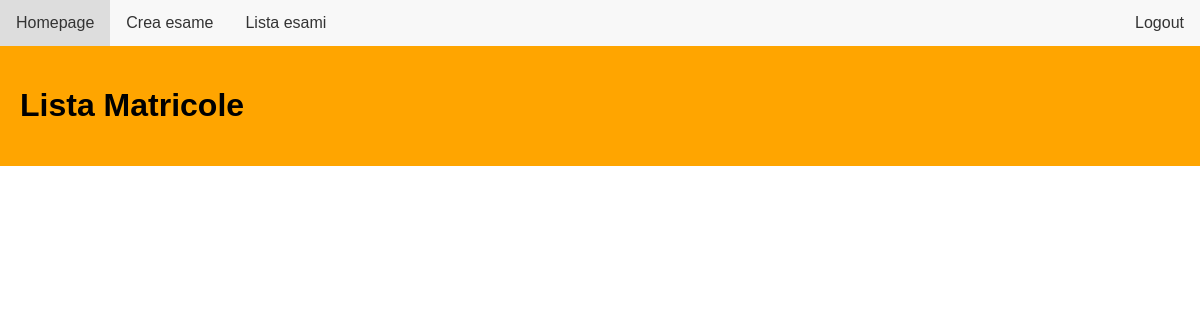
/search_student (signed in), run on an earlier commit of the app's database.
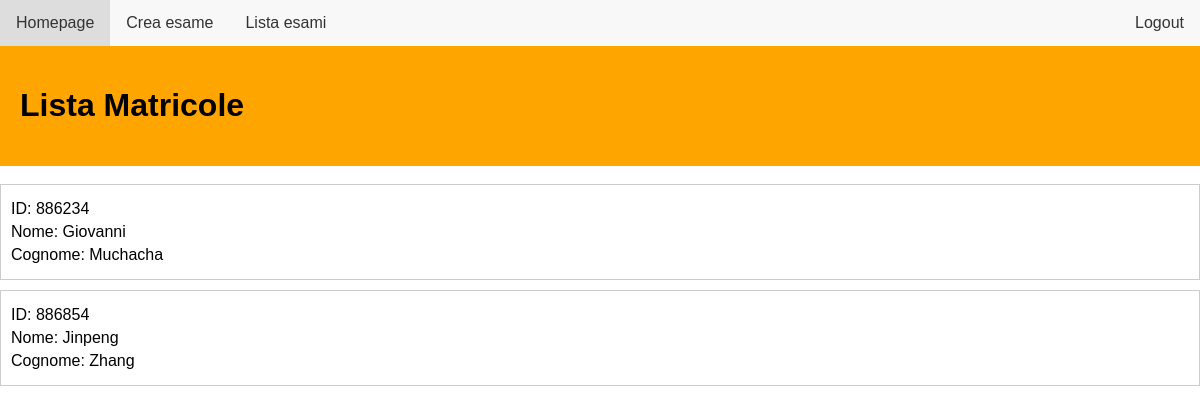
And on a later commit of the database.
### db_setup.py (models this page shows, shortened)
class Studente( db.Model):
    idS = db.Column(db.Integer, primary_key=True, unique = True)
    nome = db.Column(db.String(100))
    cognome = db.Column(db.String(100))

### routes.py (the view)
@bp.route('/search_student', methods=['GET', 'POST'])
@login_required
def search_student():
    from db_setup import Studente, Docente, db
    if request.method == 'POST':
        search_query = request.form['search']
        query = db.session.query(Studente).filter(Studente.idS.like('%'+search_query+'%')).all()
        lista_studenti = query
        user = Docente.query.get(int(current_user.idD))
        return flask.render_template('student_list.html', user=user, lista_studenti=lista_studenti)
    lista_studenti = db.session.query(Studente).all()
    user = Docente.query.get(int(current_user.idD))
    return flask.render_template('student_list.html', user=user, lista_studenti=lista_studenti)

### routes.py (called while the page is built)
@login_manager.user_loader
def load_user(user_id):
    from db_setup import Docente
    return Docente.query.get(int(user_id))

### app/templates/student_list.html (shortened to what this page needs)
<!DOCTYPE html>
<html lang="en">
<head>
    <link rel="stylesheet" href="../static/student.css">
</head>
<body>
    <ul>
        <li><a href="{{ url_for('routes.homepage') }}">Homepage</a></li>
        <li><a href="{{ url_for('routes.create_exam') }}">Crea esame</a></li>
        <li><a href="{{ url_for('routes.view_exams') }}">Lista esami</a></li>
        <li style="float:right"><a href="{{ url_for('routes.login') }}">Logout</a></li>
    </ul>
    <div id="Matricola" class="w3-container">
        <h1>Lista Matricole</h1>
    </div>
    <br>
    <div id="Lista_Esami" style="position: relative;">
        {% for studente in lista_studenti %}
            <div class="student-info">
                <p>ID: {{ studente.idS }}</p>
                <p>Nome: {{ studente.nome }}</p>
                <p>Cognome: {{ studente.cognome }}</p>
            </div>
        {% endfor %}
    </div>
</body>
</html>

### app/static/student.css (style rules this page uses)
#Matricola { background-color: orange; color: black; padding: 20px; }
body { font-family: Arial, sans-serif; margin: 0; padding: 0; }
ul { list-style-type: none; margin: 0; padding: 0; overflow: hidden; background-color: #f8f8f8; }
li { float: left; }
li a { display: block; color: #333; text-align: center; padding: 14px 16px; text-decoration: none; }
.student-info { border: 1px solid #ccc; padding: 10px; margin-bottom: 10px; }
.student-info p { margin: 5px 0; }

What changed in the data, as far as the page shows it:
added Studente: idS "886234", nome "Giovanni", cognome "Muchacha"
added Studente: idS "886854", nome "Jinpeng", cognome "Zhang"
